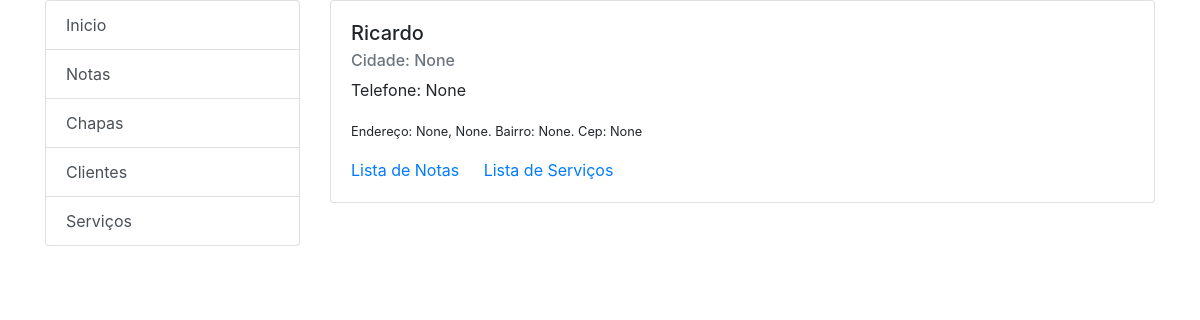
Screenshot of /cliente_especifico/3 with the database file from the repository.
### core/models.py (models this page shows, shortened)
class Cliente(models.Model):
    nome = models.CharField('* Nome / Empresa',max_length=200)
    email = models.EmailField('* Email',max_length=100,null=True,blank=True)
    telefone = models.CharField('* Fone',max_length=20,null=True,blank=True)
    cnpj = models.CharField('CNPJ',max_length=40,null=True,blank=True)
    cpf = models.CharField('CPF',max_length=40,null=True,blank=True)
    rua = models.CharField('Rua',max_length=40,null=True,blank=True)
    bairro = models.CharField('Bairro',max_length=40,null=True,blank=True)
    numero = models.IntegerField('Numero',null=True,blank=True)
    cidade = models.CharField('Cidade',max_length=40,null=True,blank=True)
    estado = models.CharField('Estado',max_length=40,null=True,blank=True)
    cep = models.CharField('Cep',max_length=40,null=True,blank=True)
    created_at = models.DateTimeField('Criado em', auto_now_add=True,null=True)
    uploaded_at = models.DateTimeField('Atualizado em', auto_now=True,null=True)
    nota = models.ManyToManyField('Nota', through='GrupoClienteNota', null=True)
    def get_list_services(self):
        return reverse(
            'lista_servicos_cliente',
            args=[self.id]
    )
    def get_list_notas(self):
        return reverse(
            'lista_notas_cliente',
            args=[self.id]
    )
    class Meta:
        verbose_name = "Cliente"
        verbose_name_plural = "Clientes"
        ordering = ['-created_at']

### core/views.py (the view)
# urls.py: path('cliente_especifico/<int:id>', views.cliente_especifico, name='cliente_especifico'),
def cliente_especifico(request,id):
    cliente = Cliente.objects.get(pk=id)
    context = {}
    context['cliente'] = cliente
    return render(request,'cliente_especifico.html',context)

### core/templates/cliente_especifico.html
{% extends "layout.html" %}
{% load static %}
{% block content %}
<div class="card">
  <div class="card-body">
    <h5 class="card-title">{{ cliente.nome }}</h5>
    <h6 class="card-subtitle mb-2 text-muted">Cidade: {{ cliente.cidade }}</h6>
    <p class="card-text">Telefone: {{ cliente.telefone }}</p>
    <p><small>Endereço: {{ cliente.rua }}, {{ cliente.numero }}. Bairro: {{ cliente.bairro }}. Cep: {{ cliente.cep }}</small></p>
    <a href="{{ cliente.get_list_notas }}" class="card-link">Lista de Notas</a>
    <a href="{{ cliente.get_list_services }}" class="card-link">Lista de Serviços</a>
  </div>
</div>
{% endblock %}

### rows the page displays
Cliente: nome "Ricardo", cidade "None", telefone "None", rua "None", numero "None", bairro "None", cep "None"
